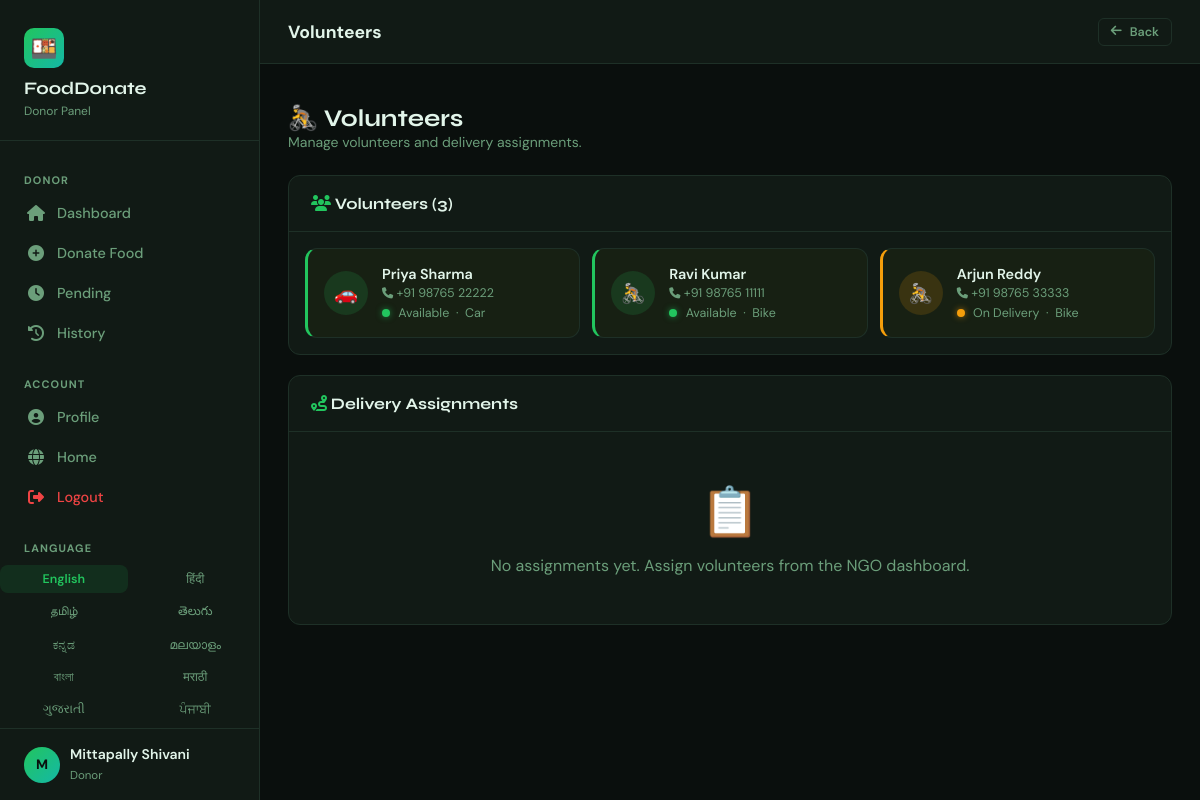
The app's page /volunteers (signed in) with its own data.
### tables this page shows
CREATE TABLE volunteers (
            id         INTEGER PRIMARY KEY AUTOINCREMENT,
            name       TEXT    NOT NULL,
            phone      TEXT    NOT NULL,
            email      TEXT,
            vehicle    TEXT,
            status     TEXT    DEFAULT 'available',
            lat        REAL    DEFAULT 17.3850,
            lng        REAL    DEFAULT 78.4867,
            created_at TEXT    DEFAULT (datetime('now'))
        );

### app.py (the view)
@app.route("/volunteers")
@login_required
def volunteers():
    conn = get_db()
    vols = conn.execute("SELECT * FROM volunteers ORDER BY status, name").fetchall()
    assignments = conn.execute("""
        SELECT va.*, v.name as vol_name, v.phone as vol_phone, v.vehicle,
               d.food_type, d.donor_name, d.address as pickup_addr, d.priority
        FROM volunteer_assignments va
        JOIN volunteers v ON v.id=va.volunteer_id
        JOIN donations d ON d.id=va.donation_id
        ORDER BY va.assigned_at DESC LIMIT 20
    """).fetchall()
    conn.close()
    return render_template("volunteers.html", volunteers=vols, assignments=assignments)

### app.py (called while the page is built)
def get_lang():
    return session.get("lang", "en")

def t(section, key, default=None):
    lang = get_lang()
    try:
        val = _translations.get(lang, {}).get(section, {}).get(key)
        if val is None:
            val = _translations.get("en", {}).get(section, {}).get(key)
        return val or default or key
    except Exception:
        return default or key

def get_db():
    conn = sqlite3.connect(DB_PATH)
    conn.row_factory = sqlite3.Row
    return conn

@app.context_processor
def inject_globals():
    count = 0
    if "user_id" in session:
        conn = get_db()
        row = conn.execute(
            "SELECT COUNT(*) as c FROM notifications WHERE user_id=? AND is_read=0",
            (session["user_id"],)
        ).fetchone()
        count = row["c"] if row else 0
        conn.close()
    return {
        "notif_count": count,
        "food_categories": FOOD_CATEGORIES,
        "current_lang": get_lang(),
        "supported_langs": SUPPORTED_LANGS,
        "t": t,
    }

def login_required(f):
    from functools import wraps
    @wraps(f)
    def decorated(*args, **kwargs):
        if "user_id" not in session:
            flash("Please log in first.", "warning")
            return redirect(url_for("login"))
        return f(*args, **kwargs)
    return decorated

### templates/volunteers.html (shortened to what this page needs)
<!DOCTYPE html>
<html lang="en">
<head>
  <link rel="stylesheet" href="{{ url_for('static', filename='style.css') }}">
  <link rel="stylesheet" href="https://cdnjs.cloudflare.com/ajax/libs/font-awesome/6.5.0/css/all.min.css">
</head>
<body>
<div class="layout">
  {% set active_page = 'volunteers' %}
  {% include 'sidebar_base.html' %}
  <div class="main-content">
    <header class="topbar">
      <div style="display:flex; align-items:center; gap:12px">
        <span class="topbar-title">{{ t('nav','volunteers') }}</span>
      </div>
      <div class="topbar-actions">
        <a href="{{ url_for('ngo_dashboard') }}" class="btn btn-outline btn-sm"><i class="fas fa-arrow-left"></i> Back</a>
      </div>
    </header>
    <div class="page-body">
      <div style="margin-bottom:24px">
        <h2 style="font-size:1.5rem">🚴 {{ t('nav','volunteers') }}</h2>
        <p style="color:var(--text-muted); font-size:.875rem">Manage volunteers and delivery assignments.</p>
      </div>
      <div class="card" style="margin-bottom:20px">
        <div class="card-header">
          <h4><i class="fas fa-users" style="color:var(--green)"></i> Volunteers ({{ volunteers|length }})</h4>
        </div>
        <div style="padding:16px; display:grid; grid-template-columns:repeat(auto-fill,minmax(240px,1fr)); gap:12px">
          {% for v in volunteers %}
          <div class="volunteer-card vol-{{ v.status }}">
            <div class="vol-avatar vol-{{ v.status }}-av">
              {{ '🚴' if v.vehicle == 'Bike' else '🚗' }}
            </div>
            <div class="vol-info">
              <div class="vol-name">{{ v.name }}</div>
              <div class="vol-meta">
                <i class="fas fa-phone" style="font-size:.7rem"></i> {{ v.phone }}
              </div>
              <div class="vol-meta" style="margin-top:4px">
                <span class="vol-status-dot dot-{{ v.status }}"></span>
                {{ v.status | replace('_',' ') | title }}
                &nbsp;·&nbsp; {{ v.vehicle }}
              </div>
            </div>
          </div>
          {% endfor %}
        </div>
      </div>
      <div class="card">
        <div class="card-header">
          <h4><i class="fas fa-route" style="color:var(--green)"></i> Delivery Assignments</h4>
        </div>
        {% if assignments %}
        <div style="padding:16px; display:flex; flex-direction:column; gap:12px">
          {% for a in assignments %}
          <div class="assignment-card">
            <div class="ac-header">
              <div>
                <div class="ac-food">{{ a.food_type }}
                  <span class="priority-badge priority-{{ a.priority or 'normal' }}" style="margin-left:6px;font-size:.68rem">
                    {% if a.priority == 'emergency' %}🔴{% elif a.priority == 'urgent' %}🟡{% else %}🟢{% endif %}
                    {{ (a.priority or 'normal') | title }}
                  </span>
                </div>
                <div style="font-size:.8rem;color:var(--text-muted);margin-top:3px">
                  Donor: {{ a.donor_name }} &nbsp;·&nbsp; Pickup: {{ a.pickup_addr[:50] }}…
                </div>
              </div>
              <span class="badge badge-{{ a.status if a.status else 'pending' }}">
                {{ (a.status or 'assigned') | replace('_',' ') | title }}
              </span>
            </div>
            <div class="ac-vol">
              <span class="vol-status-dot dot-{{ 'on_delivery' if a.vol_name else 'unavailable' }}"></span>
              <strong>{{ a.vol_name or 'Unassigned' }}</strong>
              {% if a.vol_phone %}<span style="color:var(--text-muted)"> · {{ a.vol_phone }}</span>{% endif %}
              {% if a.vehicle %}<span style="color:var(--text-muted)"> · {{ a.vehicle }}</span>{% endif %}
            </div>
            <div class="progress-timeline" style="margin:14px 0">
              {% set stages = ['assigned','on_the_way','picked_up','delivered'] %}
              {% set labels  = {'assigned':'Assigned','on_the_way':'On the Way','picked_up':'Picked Up','delivered':'Delivered'} %}
              {% set icons   = {'assigned':'📋','on_the_way':'🚴','picked_up':'📦','delivered':'✅'} %}
              {% set cur = a.status or 'assigned' %}
              {% set cur_idx = stages.index(cur) if cur in stages else 0 %}
              {% for i in range(stages|length) %}
              {% set stage = stages[i] %}
              <div class="pt-step {% if i < cur_idx %}completed{% elif i == cur_idx %}active{% endif %}">
                <div class="pt-circle">
                  {% if i < cur_idx %}<i class="fas fa-check" style="font-size:.65rem"></i>
                  {% elif i == cur_idx %}<span style="font-size:.75rem">{{ icons[stage] }}</span>
                  {% else %}<span style="font-size:.65rem">{{ i+1 }}</span>{% endif %}
                </div>
                <div class="pt-label">{{ labels[stage] }}</div>
              </div>
              {% endfor %}
            </div>
            <div class="ac-actions">
              {% if a.status == 'assigned' %}
                <a href="{{ url_for('update_assignment', assign_id=a.id, status='on_the_way') }}" class="btn btn-outline btn-sm">
                  <i class="fas fa-motorcycle"></i> On the Way
                </a>
              {% elif a.status == 'on_the_way' %}
                <a href="{{ url_for('update_assignment', assign_id=a.id, status='picked_up') }}" class="btn btn-teal btn-sm">
                  <i class="fas fa-box"></i> Picked Up
                </a>
              {% elif a.status == 'picked_up' %}
                <a href="{{ url_for('update_assignment', assign_id=a.id, status='delivered') }}" class="btn btn-primary btn-sm">
                  <i class="fas fa-check-double"></i> Delivered
                </a>
              {% else %}
                <span style="color:var(--green);font-size:.85rem"><i class="fas fa-check-circle"></i> Delivery Complete</span>
              {% endif %}
              {% if a.assigned_at %}
              <span style="color:var(--text-muted);font-size:.75rem;margin-left:auto;align-self:center">
                Assigned {{ a.assigned_at[:16] }}
              </span>
              {% endif %}
            </div>
          </div>
          {% endfor %}
        </div>
        {% else %}
        <div style="text-align:center; padding:48px; color:var(--text-muted)">
          <div style="font-size:3rem; margin-bottom:12px">📋</div>
          <p>No assignments yet. Assign volunteers from the NGO dashboard.</p>
        </div>
        {% endif %}
      </div>
    </div>
  </div>
</div>
</body>
</html>

### static/style.css (style rules this page uses)
:root { --bg: #0a0f0d; --surface: #111a15; --surface2: #172013; --border: #1e3027; --green: #22c55e; --green-dim: #16a34a; --teal: #14b8a6; --amber: #f59e0b; --red: #ef4444; --blue: #3b82f6; --text: #e2f5ea; --text-muted: #6b9e7a; --sidebar-w: 260px; --radius: 12px; --shadow: 0 4px 24px rgba(0,0,0,.45); }
*, *::before, *::after { box-sizing: border-box; margin: 0; padding: 0; }
html { scroll-behavior: smooth; }
body { font-family: 'DM Sans', sans-serif; background: var(--bg); color: var(--text); min-height: 100vh; overflow-x: hidden; }
h1, h2, h3, h4, h5, h6 { font-family: 'Syne', sans-serif; }
a { color: var(--green); text-decoration: none; transition: color .2s; }
.layout { display: flex; min-height: 100vh; }
.main-content { margin-left: var(--sidebar-w); flex: 1; display: flex; flex-direction: column; min-height: 100vh; }
.topbar { background: var(--surface); border-bottom: 1px solid var(--border); padding: 0 28px; height: 64px; display: flex; align-items: center; justify-content: space-between; position: sticky; top: 0; z-index: 90; }
.topbar-title { font-size: 1.1rem; font-weight: 700; }
.topbar-actions { display: flex; align-items: center; gap: 14px; }
.page-body { padding: 28px; flex: 1; }
.card { background: var(--surface); border: 1px solid var(--border); border-radius: var(--radius); overflow: hidden; }
.card-header { padding: 18px 22px; border-bottom: 1px solid var(--border); display: flex; align-items: center; justify-content: space-between; }
.card-header h4 { font-size: 1rem; font-weight: 700; }
.btn { display: inline-flex; align-items: center; gap: 8px; padding: 9px 18px; border-radius: 8px; font-family: 'DM Sans', sans-serif; font-size: .875rem; font-weight: 600; cursor: pointer; border: none; transition: all .2s; }
.btn-sm { padding: 5px 12px; font-size: .78rem; border-radius: 6px; }
.btn-outline { background: transparent; border: 1px solid var(--border); color: var(--text-muted); }
.volunteer-card { background: var(--surface2); border: 1px solid var(--border); border-radius: var(--radius); padding: 16px; display: flex; align-items: center; gap: 14px; transition: border-color .2s; }
.volunteer-card.vol-available { border-left: 3px solid var(--green); }
.volunteer-card.vol-on_delivery { border-left: 3px solid var(--amber); }
.vol-avatar { width: 44px; height: 44px; border-radius: 50%; display: flex; align-items: center; justify-content: center; font-size: 1.2rem; flex-shrink: 0; }
.vol-available-av { background: rgba(34,197,94,.15); }
.vol-on_delivery-av { background: rgba(245,158,11,.15); }
.vol-info { flex: 1; min-width: 0; }
.vol-info .vol-name { font-weight: 600; font-size: .9rem; }
.vol-info .vol-meta { color: var(--text-muted); font-size: .78rem; margin-top: 2px; }
.vol-status-dot { width: 8px; height: 8px; border-radius: 50%; display: inline-block; margin-right: 5px; }
.dot-available { background: var(--green); box-shadow: 0 0 6px rgba(34,197,94,.6); }
.dot-on_delivery { background: var(--amber); box-shadow: 0 0 6px rgba(245,158,11,.6); }

### records on screen
volunteers: vehicle "🚗", name "Priya Sharma", phone "+91 98765 22222", status "Available", vehicle "Car"
volunteers: vehicle "🚴", name "Ravi Kumar", phone "+91 98765 11111", status "Available", vehicle "Bike"
volunteers: vehicle "🚴", name "Arjun Reddy", phone "+91 98765 33333", status "On Delivery", vehicle "Bike"

### other values on screen
{{ session.user_role | title }} "Donor"
{{ t('nav','dashboard') }} "Dashboard"
{{ t('nav','donate') }} "Donate Food"
{{ t('nav','pending') }} "Pending"
{{ t('nav','history') }} "History"
{{ t('nav','profile') }} "Profile"
{{ t('nav','home') }} "Home"
{{ t('nav','logout') }} "Logout"
{{ t('common','language') }} "LANGUAGE"
{{ name }} "English" "हिंदी" "தமிழ்" "తెలుగు" "ಕನ್ನಡ" "മലയാളം" "বাংলা" "मराठी" "ગુજરાતી" "ਪੰਜਾਬੀ"
{{ session.user_name[0] | upper if session.user_name else 'U' }} "M"
{{ session.user_name }} "Mittapally Shivani"
{{ t('nav','volunteers') }} "Volunteers"
{{ volunteers|length }} "3"
